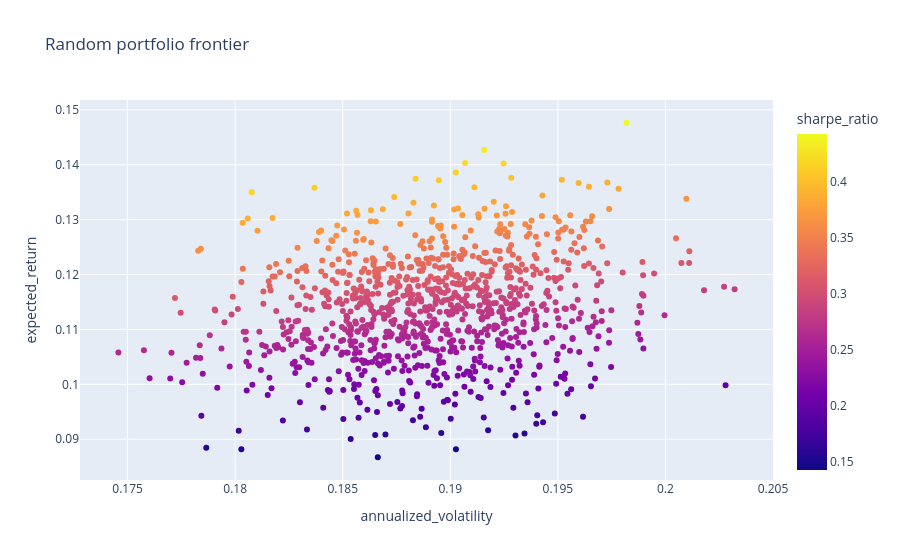

Notebook code cell kept with this figure:
### Code cell
frontier = random_portfolios(returns.dropna(), n_portfolios=1000)
px.scatter(frontier, x='annualized_volatility', y='expected_return', color='sharpe_ratio', title='Random portfolio frontier')

### Figure 1 — Plotly figure (JSON) as saved in the notebook; plotly's stock layout.template omitted (floating-point values rounded to 4 significant figures; data arrays with more than 128 entries replaced by an {"elided": "..."} marker saying what was removed)
{"data": [{"hovertemplate": "annualized_volatility=%{x}<br>expected_return=%{y}<br>sharpe_ratio=%{marker.color}<extra></extra>", "legendgroup": "", "marker": {"color": {"elided": "1000 float values"}, "coloraxis": "coloraxis", "symbol": "circle"}, "mode": "markers", "name": "", "orientation": "v", "showlegend": false, "type": "scatter", "x": {"elided": "1000 float values"}, "xaxis": "x", "y": {"elided": "1000 float values"}, "yaxis": "y"}], "layout": {"coloraxis": {"colorbar": {"title": {"text": "sharpe_ratio"}}, "colorscale": [[0, "#0d0887"], [0.1111, "#46039f"], [0.2222, "#7201a8"], [0.3333, "#9c179e"], [0.4444, "#bd3786"], [0.5556, "#d8576b"], [0.6667, "#ed7953"], [0.7778, "#fb9f3a"], [0.8889, "#fdca26"], [1, "#f0f921"]]}, "legend": {"tracegroupgap": 0}, "title": {"text": "Random portfolio frontier"}, "xaxis": {"anchor": "y", "domain": [0, 1], "title": {"text": "annualized_volatility"}}, "yaxis": {"anchor": "x", "domain": [0, 1], "title": {"text": "expected_return"}}}}
